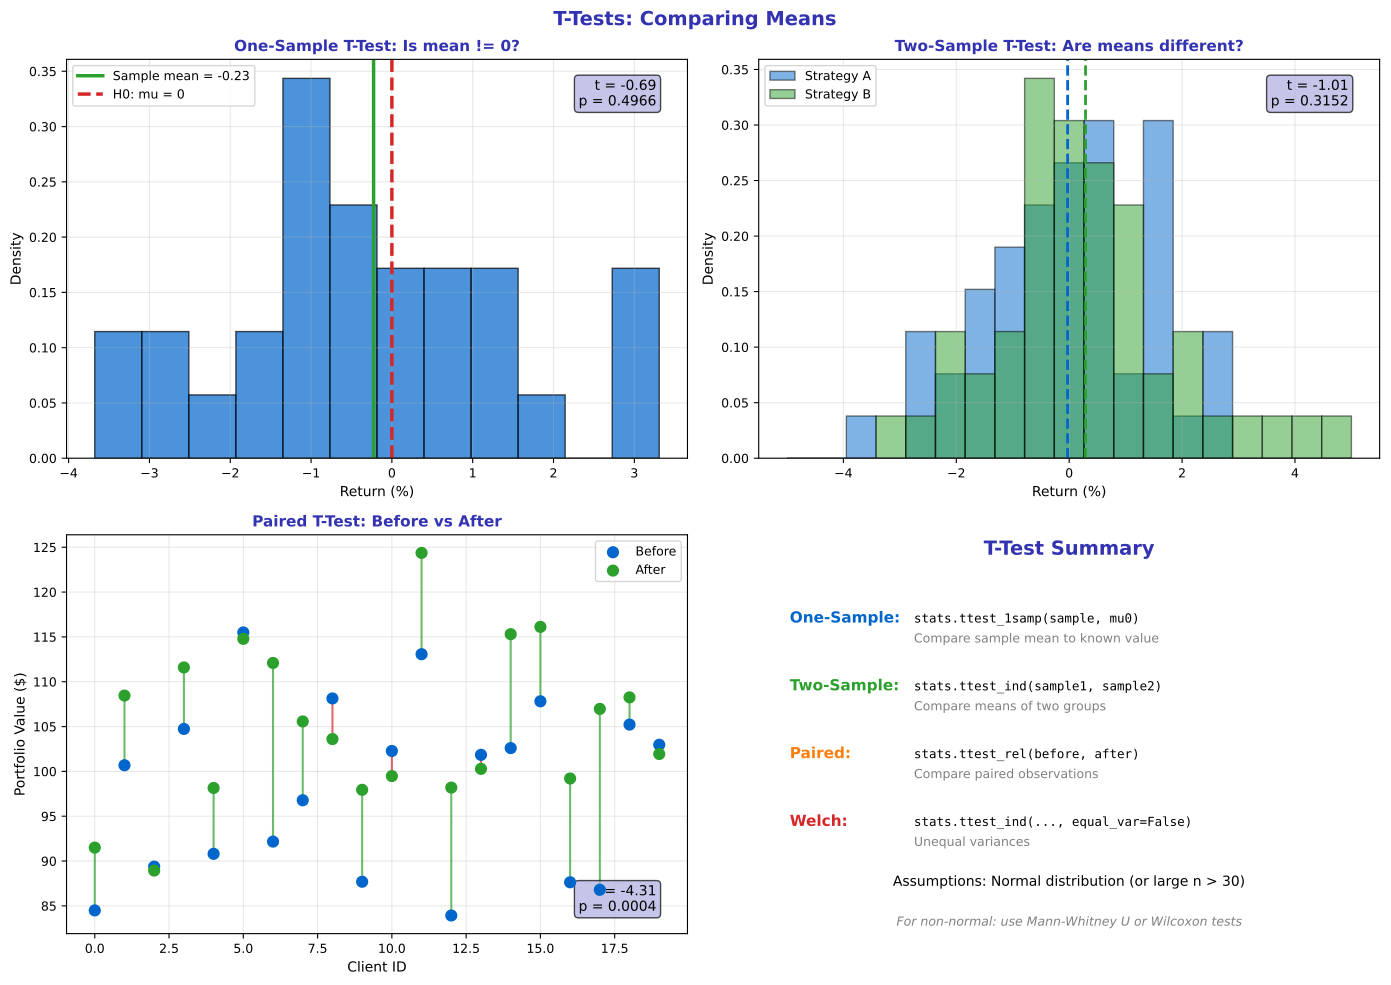

Generate this figure with Python:
"""T-Test - Testing means"""
import matplotlib.pyplot as plt
import numpy as np
from scipy import stats
from pathlib import Path

plt.rcParams.update({
    'font.size': 10,
    'axes.labelsize': 10,
    'axes.titlesize': 11,
    'xtick.labelsize': 9,
    'ytick.labelsize': 9,
    'legend.fontsize': 9,
    'figure.figsize': (10, 6),
    'figure.dpi': 150
})

MLPURPLE = '#3333B2'
MLLAVENDER = '#ADADE0'
MLBLUE = '#0066CC'
MLORANGE = '#FF7F0E'
MLGREEN = '#2CA02C'
MLRED = '#D62728'

np.random.seed(42)

fig, axes = plt.subplots(2, 2, figsize=(14, 10))
fig.suptitle('T-Tests: Comparing Means', fontsize=14, fontweight='bold', color=MLPURPLE)

# Plot 1: One-sample t-test
ax1 = axes[0, 0]
sample = np.random.normal(0.15, 2.0, 30)  # Strategy returns

ax1.hist(sample, bins=12, density=True, alpha=0.7, color=MLBLUE, edgecolor='black')
ax1.axvline(np.mean(sample), color=MLGREEN, linewidth=2.5, label=f'Sample mean = {np.mean(sample):.2f}')
ax1.axvline(0, color=MLRED, linewidth=2.5, linestyle='--', label='H0: mu = 0')

t_stat, p_val = stats.ttest_1samp(sample, 0)
ax1.set_title('One-Sample T-Test: Is mean != 0?', fontsize=11, fontweight='bold', color=MLPURPLE)
ax1.set_xlabel('Return (%)', fontsize=10)
ax1.set_ylabel('Density', fontsize=10)
ax1.legend(fontsize=9)
ax1.grid(alpha=0.3)
ax1.text(0.95, 0.95, f't = {t_stat:.2f}\np = {p_val:.4f}', transform=ax1.transAxes,
         fontsize=10, va='top', ha='right', bbox=dict(boxstyle='round', facecolor=MLLAVENDER, alpha=0.7))

# Plot 2: Two-sample t-test (independent)
ax2 = axes[0, 1]
strategy_a = np.random.normal(0.10, 1.5, 50)
strategy_b = np.random.normal(0.25, 1.8, 50)

bins = np.linspace(-5, 5, 20)
ax2.hist(strategy_a, bins=bins, density=True, alpha=0.5, color=MLBLUE, edgecolor='black', label='Strategy A')
ax2.hist(strategy_b, bins=bins, density=True, alpha=0.5, color=MLGREEN, edgecolor='black', label='Strategy B')
ax2.axvline(np.mean(strategy_a), color=MLBLUE, linewidth=2, linestyle='--')
ax2.axvline(np.mean(strategy_b), color=MLGREEN, linewidth=2, linestyle='--')

t_stat, p_val = stats.ttest_ind(strategy_a, strategy_b)
ax2.set_title('Two-Sample T-Test: Are means different?', fontsize=11, fontweight='bold', color=MLPURPLE)
ax2.set_xlabel('Return (%)', fontsize=10)
ax2.set_ylabel('Density', fontsize=10)
ax2.legend(fontsize=9)
ax2.grid(alpha=0.3)
ax2.text(0.95, 0.95, f't = {t_stat:.2f}\np = {p_val:.4f}', transform=ax2.transAxes,
         fontsize=10, va='top', ha='right', bbox=dict(boxstyle='round', facecolor=MLLAVENDER, alpha=0.7))

# Plot 3: Paired t-test
ax3 = axes[1, 0]
before = np.random.normal(100, 10, 20)  # Portfolio value before
after = before + np.random.normal(5, 8, 20)  # After optimization

x_pos = np.arange(len(before))
ax3.scatter(x_pos, before, color=MLBLUE, s=60, label='Before', zorder=5)
ax3.scatter(x_pos, after, color=MLGREEN, s=60, label='After', zorder=5)

for i in range(len(before)):
    color = MLGREEN if after[i] > before[i] else MLRED
    ax3.plot([i, i], [before[i], after[i]], color=color, linewidth=1.5, alpha=0.7)

t_stat, p_val = stats.ttest_rel(before, after)
ax3.set_title('Paired T-Test: Before vs After', fontsize=11, fontweight='bold', color=MLPURPLE)
ax3.set_xlabel('Client ID', fontsize=10)
ax3.set_ylabel('Portfolio Value ($)', fontsize=10)
ax3.legend(fontsize=9)
ax3.grid(alpha=0.3)
ax3.text(0.95, 0.05, f't = {t_stat:.2f}\np = {p_val:.4f}', transform=ax3.transAxes,
         fontsize=10, va='bottom', ha='right', bbox=dict(boxstyle='round', facecolor=MLLAVENDER, alpha=0.7))

# Plot 4: T-test summary
ax4 = axes[1, 1]
ax4.axis('off')

ax4.text(0.5, 0.95, 'T-Test Summary', ha='center', fontsize=14,
         fontweight='bold', color=MLPURPLE, transform=ax4.transAxes)

tests = [
    ('One-Sample', 'stats.ttest_1samp(sample, mu0)', 'Compare sample mean to known value', MLBLUE),
    ('Two-Sample', 'stats.ttest_ind(sample1, sample2)', 'Compare means of two groups', MLGREEN),
    ('Paired', 'stats.ttest_rel(before, after)', 'Compare paired observations', MLORANGE),
    ('Welch', 'stats.ttest_ind(..., equal_var=False)', 'Unequal variances', MLRED),
]

y = 0.78
for name, code, desc, color in tests:
    ax4.text(0.05, y, name + ':', fontsize=11, fontweight='bold', color=color, transform=ax4.transAxes)
    ax4.text(0.25, y, code, fontsize=9, family='monospace', transform=ax4.transAxes)
    ax4.text(0.25, y - 0.05, desc, fontsize=9, color='gray', transform=ax4.transAxes)
    y -= 0.17

ax4.text(0.5, 0.12, 'Assumptions: Normal distribution (or large n > 30)',
         ha='center', fontsize=10, transform=ax4.transAxes)
ax4.text(0.5, 0.02, 'For non-normal: use Mann-Whitney U or Wilcoxon tests',
         ha='center', fontsize=9, style='italic', color='gray', transform=ax4.transAxes)

plt.tight_layout()
plt.savefig(Path(__file__).parent / 'chart.pdf', dpi=300, bbox_inches='tight')
plt.close()
